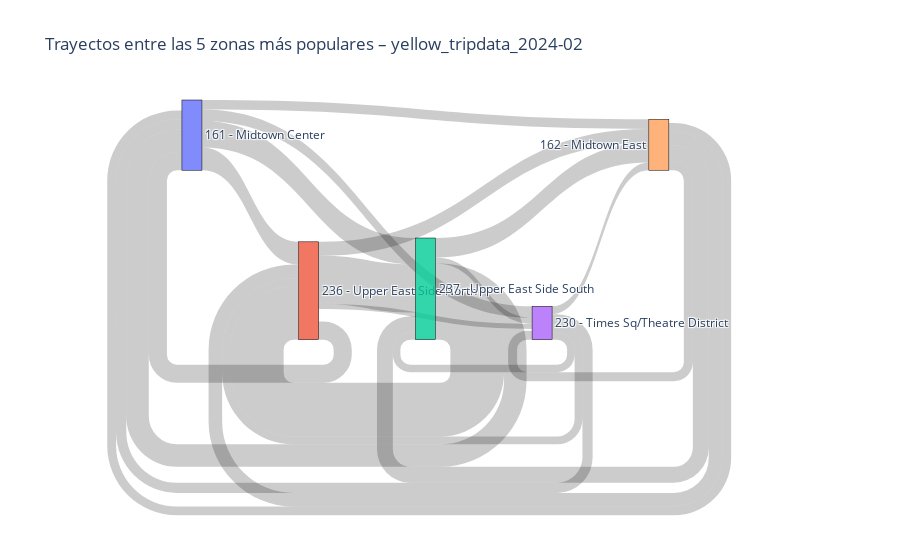
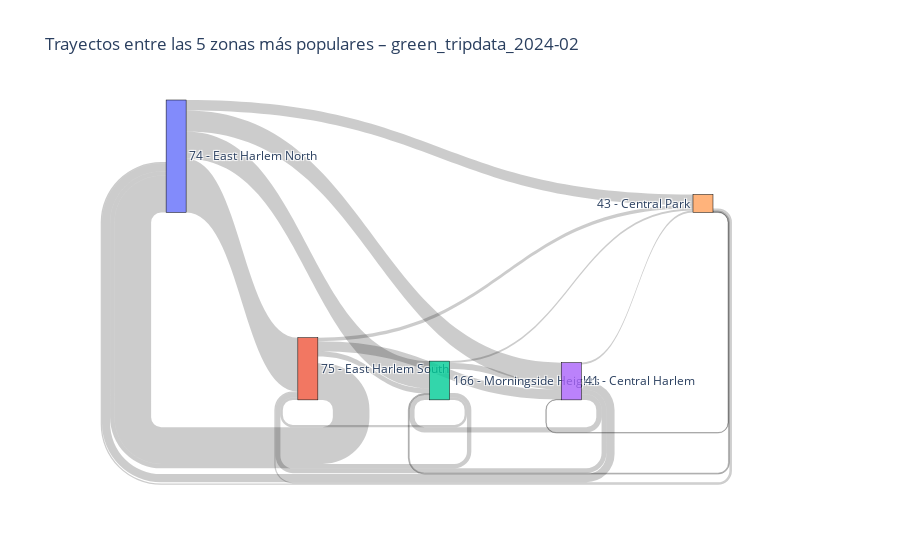
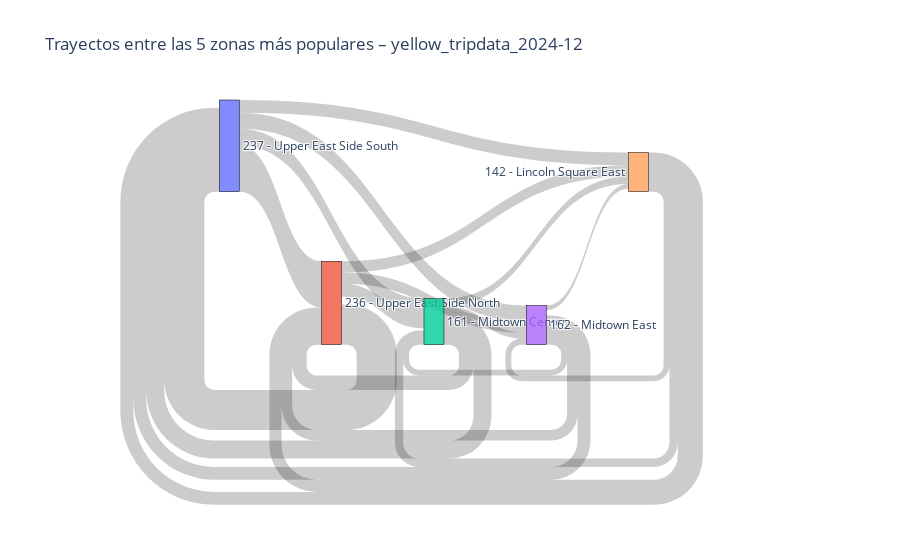
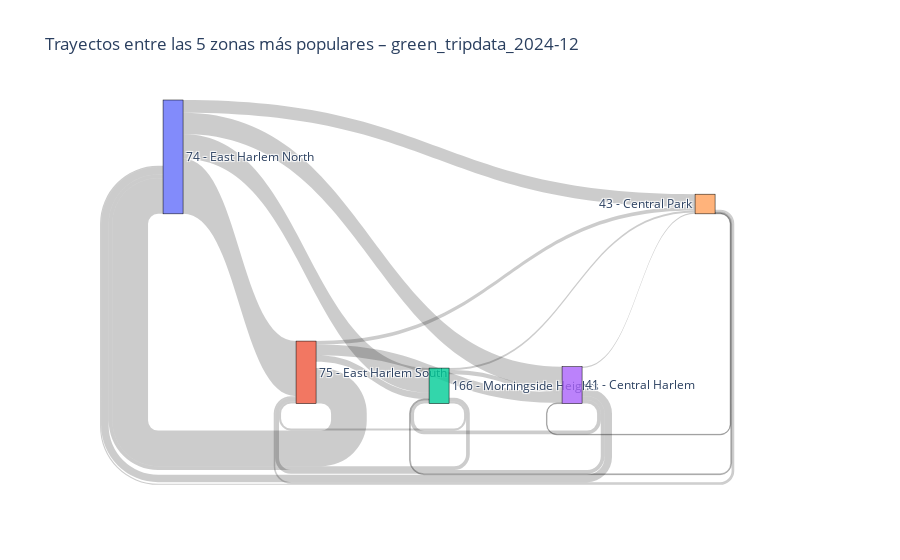

The notebook cell saved with these charts, in order:
### Code cell
# Función para generar un diagrama de Sankey con las 5 zonas más populares
def plot_sankey_top5_dict(datasets_dict, zona_nombres=None, top_n=5, decimals=3):
    """
    Genera un diagrama de Sankey para cada dataset.
    - Si hay columnas de zona, usa LocationID y nombres.
    - Si no, usa coordenadas redondeadas como zonas sintéticas.

    Parámetros:
    - datasets_dict: diccionario {nombre_dataset: DataFrame}
    - zona_nombres: diccionario {LocationID: Nombre de zona} (opcional)
    - top_n: cuántas zonas mostrar (por defecto 5)
    - decimals: decimales para redondear coordenadas (solo para datasets sin zonas)

    Devuelve:
    - lista de figuras Sankey (una por dataset)
    """
    import plotly.graph_objects as go

    figuras = []

    for nombre, df in datasets_dict.items():
        # --- CASO 1: Dataset con zonas oficiales ---
        if "PULocationID" in df.columns and "DOLocationID" in df.columns:
            zonas = df.groupby(['PULocationID', 'DOLocationID']).size().reset_index(name='count')

            # Top N zonas más activas (origen y destino combinados)
            zonas_frecuentes = pd.concat([
                zonas.groupby('PULocationID')['count'].sum(),
                zonas.groupby('DOLocationID')['count'].sum()
            ]).groupby(level=0).sum().nlargest(top_n).index.tolist()

            zonas_top = zonas[
                zonas['PULocationID'].isin(zonas_frecuentes) &
                zonas['DOLocationID'].isin(zonas_frecuentes)
            ]

            if zonas_top.empty:
                print(f"⚠️ {nombre}: no hay suficientes trayectos entre las {top_n} zonas más frecuentes.")
                continue

            etiquetas = [f"{z} - {zona_nombres.get(z, 'Desconocido') if zona_nombres else z}" for z in zonas_frecuentes]
            zona_idx = {zona: i for i, zona in enumerate(zonas_frecuentes)}

            source = zonas_top['PULocationID'].map(zona_idx).tolist()
            target = zonas_top['DOLocationID'].map(zona_idx).tolist()
            value = zonas_top['count'].tolist()

        # --- CASO 2: Dataset con coordenadas (tipo 2009) ---
        elif all(c in df.columns for c in ["Start_Lon", "Start_Lat", "End_Lon", "End_Lat"]):
            # Zonas sintéticas redondeadas
            df["PU_zone"] = list(zip(df["Start_Lon"].round(decimals), df["Start_Lat"].round(decimals)))
            df["DO_zone"] = list(zip(df["End_Lon"].round(decimals), df["End_Lat"].round(decimals)))

            zonas = df.groupby(['PU_zone', 'DO_zone']).size().reset_index(name='count')

            zonas_frecuentes = pd.concat([
                zonas.groupby('PU_zone')['count'].sum(),
                zonas.groupby('DO_zone')['count'].sum()
            ]).groupby(level=0).sum().nlargest(top_n).index.tolist()

            zonas_top = zonas[
                zonas['PU_zone'].isin(zonas_frecuentes) &
                zonas['DO_zone'].isin(zonas_frecuentes)
            ]

            if zonas_top.empty:
                print(f"⚠️ {nombre}: no hay suficientes trayectos entre las {top_n} zonas sintéticas más frecuentes.")
                continue

            etiquetas = [str(z) for z in zonas_frecuentes]
            zona_idx = {zona: i for i, zona in enumerate(zonas_frecuentes)}

            source = zonas_top['PU_zone'].map(zona_idx).tolist()
            target = zonas_top['DO_zone'].map(zona_idx).tolist()
            value = zonas_top['count'].tolist()

        else:
            print(f"⚠️ {nombre}: no tiene columnas de zonas ni de coordenadas. Se omite.")
            continue

        fig = go.Figure(data=[go.Sankey(
            node=dict(
                pad=15, thickness=20,
                line=dict(color="black", width=0.5),
                label=etiquetas
            ),
            link=dict(source=source, target=target, value=value)
        )])

        fig.update_layout(
            title_text=f"Trayectos entre las {top_n} zonas más populares – {nombre}",
            font_size=12
        )

        fig.show()
        figuras.append(fig)

    return figuras


# Generamos diagramas de Sankey para los datasets de Febrero 2024 y Diciembre 2024 limpios
# Asumiendo que zona_nombres ya está cargado
plot_sankey_top5_dict(cleaned_datasets, zona_nombres)

### Figure 1 — Plotly figure (JSON) as saved in the notebook; plotly's stock layout.template omitted (floating-point values rounded to 4 significant figures)
{"data": [{"link": {"source": [0, 0, 0, 0, 4, 4, 4, 4, 3, 3, 3, 3, 1, 1, 1, 1, 2, 2, 2, 2], "target": [4, 3, 1, 2, 0, 3, 1, 2, 0, 4, 1, 2, 0, 4, 3, 2, 0, 4, 3, 1], "value": [3624, 4324, 8647, 10062, 3359, 3415, 5154, 6033, 3871, 2966, 2974, 2848, 6882, 5325, 1964, 18234, 8543, 7403, 2273, 20368]}, "node": {"label": ["161 - Midtown Center", "236 - Upper East Side North", "237 - Upper East Side South", "230 - Times Sq/Theatre District", "162 - Midtown East"], "line": {"color": "black", "width": 0.5}, "pad": 15, "thickness": 20}, "type": "sankey"}], "layout": {"font": {"size": 12}, "title": {"text": "Trayectos entre las 5 zonas más populares – yellow_tripdata_2024-02"}}}

### Figure 2 — Plotly figure (JSON) as saved in the notebook; plotly's stock layout.template omitted (floating-point values rounded to 4 significant figures)
{"data": [{"link": {"source": [3, 3, 3, 3, 4, 4, 4, 4, 0, 0, 0, 0, 1, 1, 1, 1, 2, 2, 2, 2], "target": [4, 0, 1, 2, 3, 0, 1, 2, 3, 4, 1, 2, 3, 4, 0, 2, 3, 4, 0, 1], "value": [63, 274, 163, 178, 15, 43, 41, 33, 703, 357, 1806, 914, 338, 117, 1231, 178, 196, 67, 147, 81]}, "node": {"label": ["74 - East Harlem North", "75 - East Harlem South", "166 - Morningside Heights", "41 - Central Harlem", "43 - Central Park"], "line": {"color": "black", "width": 0.5}, "pad": 15, "thickness": 20}, "type": "sankey"}], "layout": {"font": {"size": 12}, "title": {"text": "Trayectos entre las 5 zonas más populares – green_tripdata_2024-02"}}}

### Figure 3 — Plotly figure (JSON) as saved in the notebook; plotly's stock layout.template omitted (floating-point values rounded to 4 significant figures)
{"data": [{"link": {"source": [4, 4, 4, 4, 2, 2, 2, 2, 3, 3, 3, 3, 1, 1, 1, 1, 0, 0, 0, 0], "target": [2, 3, 1, 0, 4, 3, 1, 0, 4, 2, 1, 0, 4, 2, 3, 0, 4, 2, 3, 1], "value": [4931, 3432, 7164, 7678, 4389, 3560, 8574, 10656, 2831, 3396, 6268, 7611, 6705, 7669, 6662, 23722, 7500, 9915, 9536, 27322]}, "node": {"label": ["237 - Upper East Side South", "236 - Upper East Side North", "161 - Midtown Center", "162 - Midtown East", "142 - Lincoln Square East"], "line": {"color": "black", "width": 0.5}, "pad": 15, "thickness": 20}, "type": "sankey"}], "layout": {"font": {"size": 12}, "title": {"text": "Trayectos entre las 5 zonas más populares – yellow_tripdata_2024-12"}}}

### Figure 4 — Plotly figure (JSON) as saved in the notebook; plotly's stock layout.template omitted (floating-point values rounded to 4 significant figures)
{"data": [{"link": {"source": [3, 3, 3, 3, 4, 4, 4, 4, 0, 0, 0, 0, 1, 1, 1, 1, 2, 2, 2, 2], "target": [4, 0, 1, 2, 3, 0, 1, 2, 3, 4, 1, 2, 3, 4, 0, 2, 3, 4, 0, 1], "value": [51, 267, 135, 132, 22, 40, 56, 32, 765, 454, 1974, 880, 382, 127, 1277, 227, 153, 72, 133, 72]}, "node": {"label": ["74 - East Harlem North", "75 - East Harlem South", "166 - Morningside Heights", "41 - Central Harlem", "43 - Central Park"], "line": {"color": "black", "width": 0.5}, "pad": 15, "thickness": 20}, "type": "sankey"}], "layout": {"font": {"size": 12}, "title": {"text": "Trayectos entre las 5 zonas más populares – green_tripdata_2024-12"}}}
